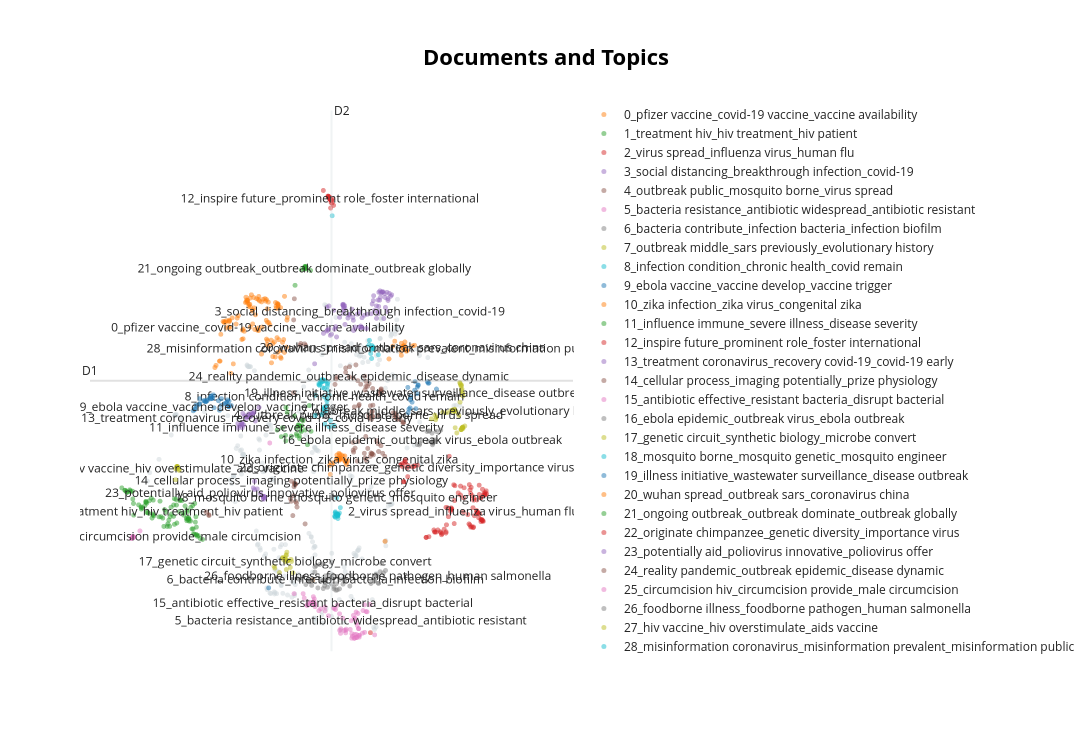

Notebook code cell kept with this figure:
### Markdown cell above
## View documents and topics

### Code cell
model.visualize_documents(texts, embeddings=embeddings)
